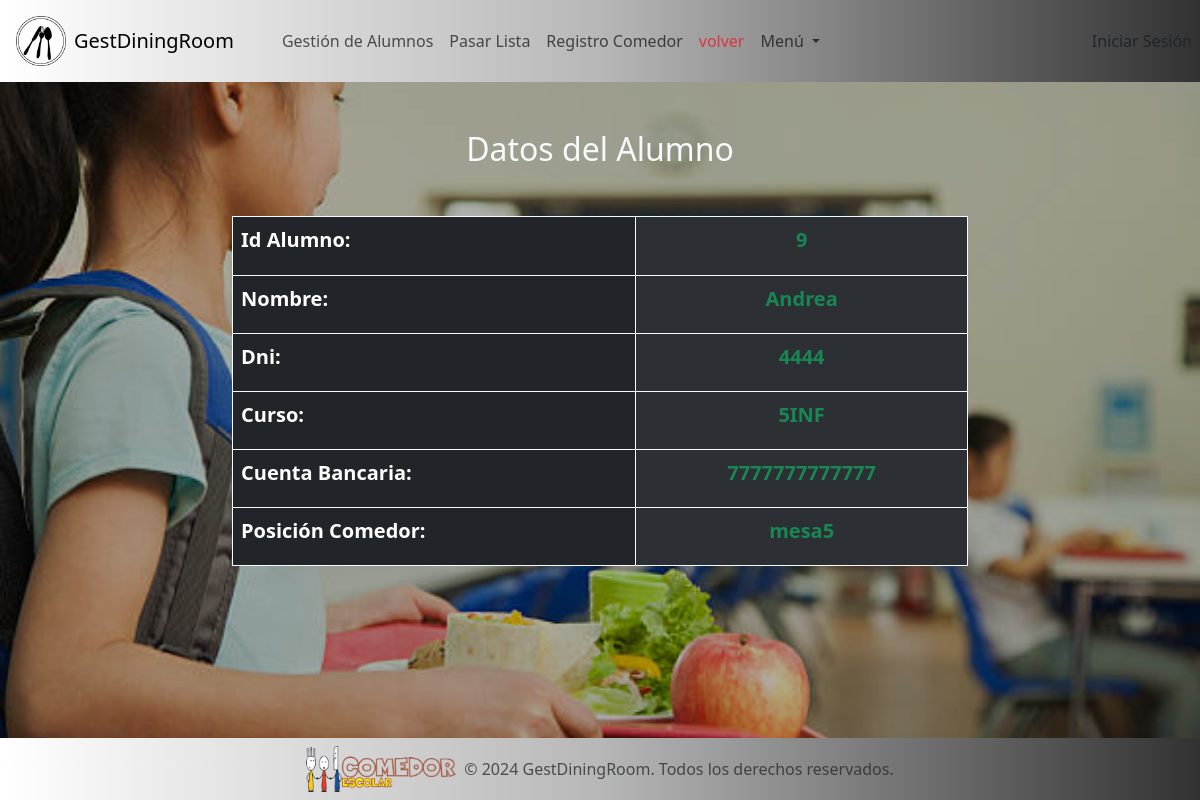
/views/mostrar_datos_alumnos.php?id_alumno=9, run on the app's committed database.
### tables this page shows
CREATE TABLE `alumnos` (
  `id_alumno` int(11) NOT NULL AUTO_INCREMENT,
  `nombre` varchar(255) DEFAULT NULL,
  `dni` varchar(20) DEFAULT NULL,
  `curso` varchar(10) DEFAULT NULL,
  `cuenta_bancaria` varchar(20) DEFAULT NULL,
  `posicion_comedor` varchar(20) DEFAULT NULL,
  PRIMARY KEY (`id_alumno`)
);

### controllers/AlumnoController.php (called while the page is built, shortened)
<?php
    include "../models/AlumnoModel.php";
    class AlumnoController {
        public function mostrarAlumnos($id_alumno){
            $alumnoModel = new AlumnoModel();
            return $alumnoModel->mostrarAlumnos($id_alumno);
        }
    }
?>

### models/AlumnoModel.php (called while the page is built, shortened)
<?php
    include "../includes/config.php";
    class AlumnoModel {
        public function mostrarAlumnos($id_alumno) {
            global $conexion;
            $consulta = "SELECT * FROM alumnos WHERE id_alumno = ?";
            $stmt = mysqli_prepare($conexion, $consulta);
            mysqli_stmt_bind_param($stmt, "i", $id_alumno);
            if ($stmt) {
                mysqli_stmt_execute($stmt);
                $resultado = mysqli_stmt_get_result($stmt);
                if ($resultado) {
                    while ($fila = mysqli_fetch_assoc($resultado)) {
                        $listaAlumnos[] = $fila;
                    }
                }
            }
            return $listaAlumnos;
        }
    }
?>

### views/mostrar_datos_alumnos.php (the view, shortened to what this page needs)
<!DOCTYPE html>
<html lang="en">
<head>
     <link href="https://cdn.jsdelivr.net/npm/bootstrap@5.3.2/dist/css/bootstrap.min.css" rel="stylesheet">
    <link rel="stylesheet" href="https://cdn.jsdelivr.net/npm/bootstrap-icons@1.11.3/font/bootstrap-icons.min.css">
    <link rel="stylesheet" href="../assets/css/mostrar_datos_alumnos.css">
</head>
<body class="fondo d-flex flex-column">
    <nav class="navbar navbar-expand-lg">
        <div class="container-fluid p-2">
            <div class="d-flex align-items-center ms-2 me-4">
                <img src="../assets/imgs/logo.png" class="img-fluid me-2" style="max-width:50px" alt="logo">
                <a class="navbar-brand" href="dashboard.php">GestDiningRoom</a>
            </div>
            <div class="collapse navbar-collapse" id="navbarNavDropdown">
                <ul class="navbar-nav">
                    <li class="nav-item">
                        <a class="nav-link" aria-current="page" href="dashboard.php">Gestión de Alumnos</a>
                    </li>
                    <li class="nav-item">
                        <a class="nav-link" aria-current="page" href="pasar_lista.php">Pasar Lista</a>
                    </li>
                    <li class="nav-item">
                        <a class="nav-link" href="registro_comedor.php">Registro Comedor</a>
                    </li>
                    <li class="nav-item">
                        <a class="nav-link text-danger" href="dashboard.php">volver</a>
                    </li>
                    <li class="nav-item dropdown">
                        <a class="nav-link dropdown-toggle" href="#" role="button" data-bs-toggle="dropdown" aria-expanded="false">
                            Menú
                        </a>
                    </li>
                </ul>
            </div>
            <?php if(isset($_SESSION['usuario'])) { ?>
                <div class="nav-item">
                    <div class="nav-item d-flex align-items-center me-3">
                        <a class="nav-link text-danger me-3" href="../controllers/cerrar_sesion.php">Cerra Sesión</a>
                        <span class="navbar-text bg-primary text-light rounded">
                            <?php echo $_SESSION['usuario']?>
                        </span>
                    </div>
                </div>
            <?php }else{ ?>
                <div class="nav-item">
                    <a class="nav-link" href="/gestion_alumnos_comedor/views/login.php">Iniciar Sesión</a>
                </div>
            <?php } ?>
        </div>
    </nav>
    <div class="container mt-5 content">
        <h2 class="text-center mb-4 text-light">Datos del Alumno</h2>
        <div class="row">
            <div class="col-md-8 offset-md-2 text-center">
                <table class="table table-bordered table-dark table-striped-columns border-light mb-5 mt-4" style="min-height:350px">
                        <?php
                            $id_alumno = $_GET['id_alumno'];
                            include "../controllers//AlumnoController.php";
                            $alumnoController = new AlumnoController();
                            $datosAlumno = $alumnoController->mostrarAlumnos($id_alumno);
                        ?>
                    <tbody>
                        <?php foreach ($datosAlumno as $alumno): ?>
                            <tr>
                                <th class="text-start font-weight-bold" style="font-size: 20px;" scope="row">Id Alumno: </th>
                                <td class="fw-bold text-success" style="font-size: 20px;"><?php echo $alumno['id_alumno'] ?></td>
                            </tr>
                            <tr>
                                <th class="text-start font-weight-bold" style="font-size: 20px;" scope="row">Nombre: </th>
                                <td class="fw-bold text-success" style="font-size: 20px;"><?php echo $alumno['nombre'] ?></td>
                            </tr>
                            <tr>
                                <th class="text-start font-weight-bold" style="font-size: 20px;" scope="row">Dni: </th>
                                <td class="fw-bold text-success" style="font-size: 20px;"><?php echo $alumno['dni'] ?></td>
                            </tr>
                            <tr>
                                <th class="text-start font-weight-bold" style="font-size: 20px;" scope="row">Curso: </th>
                                <td class="fw-bold text-success" style="font-size: 20px;"><?php echo $alumno['curso'] ?></td>
                            </tr>
                            <tr>
                                <th class="text-start font-weight-bold" style="font-size: 20px;" scope="row">Cuenta Bancaria: </th>
                                <td class="fw-bold text-success" style="font-size: 20px;"><?php echo $alumno['cuenta_bancaria'] ?></td>
                            </tr>
                            <tr>
                                <th class="text-start font-weight-bold" style="font-size: 20px;" scope="row">Posición Comedor: </th>
                                <td class="fw-bold text-success" style="font-size: 20px;"><?php echo $alumno['posicion_comedor'] ?></td>
                            </tr>
                        <?php endforeach; ?>
                </table>
            </div>
        </div>
    </div>
    <footer class="footer mt-auto py-2 text-center">
        <div class="d-flex justify-content-center align-items-center">
            <img src="../assets/imgs/Logo_Comedor.png" class="img-fluid me-2" style="max-width:150px" alt="logo">
            <span class="text-muted">© 2024 GestDiningRoom. Todos los derechos reservados.</span>
        </div>
    </footer>
</body>
</html>

### assets/css/mostrar_datos_alumnos.css (style rules this page uses)
html, body { user-select: none; height: 100%; }
body { display: flex; flex-direction: column; }
.content { flex: 1; }
.fondo { background-image: url('../imgs/alumna.jpg'); background-size: cover; background-position: center; height: 100vh; position: relative; }
.fondo::before { content: ''; position: absolute; top: 0; right: 0; bottom: 0; left: 0; background-color: rgba(0, 0, 0, 0.3); z-index: -1; }
.navbar, .footer { background: linear-gradient(to right, #ffffff, #b7b7b7, #323232); }

### data on the page
alumnos: id_alumno "9", nombre "Andrea", dni "4444", curso "5INF", cuenta_bancaria "7777777777777", posicion_comedor "mesa5"
